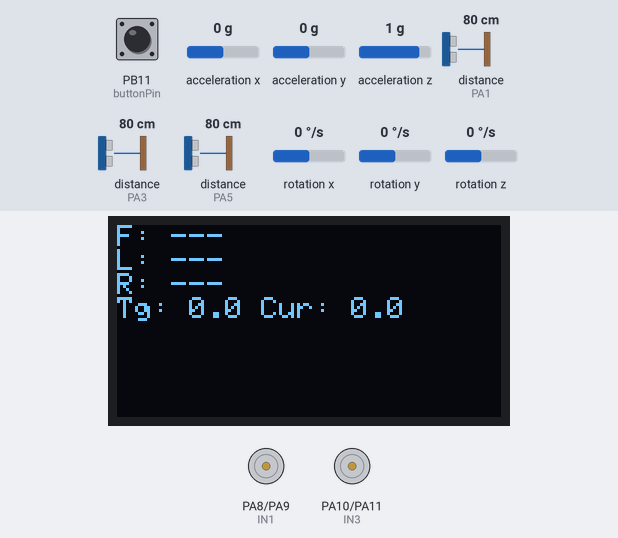
Bench run of a sketch on a simulated STM32 Blue Pill. On the bench: 128×64 one-colour display, motor-driver pin pairs drawn as motors (green arrow = first pin HIGH = forward, orange = second pin HIGH = backward, longer = more drive, scaled by the enable pin). The test bench sets the inputs (shaded band); at power-on: PB11 (buttonPin) HIGH, rotation z 0 °/s, distance to the obstacle (sensors on PA1, PA3, PA5) 80 cm, acceleration x 0 g, acceleration y 0 g, acceleration z 1 g, rotation x 0 °/s, rotation y 0 °/s. The echo pulse lasts 58.3 µs per cm.

Above: at 2.3 s.
2.4 s: PB11 (buttonPin) pulled LOW for 0.15 s
At 3.6 s:
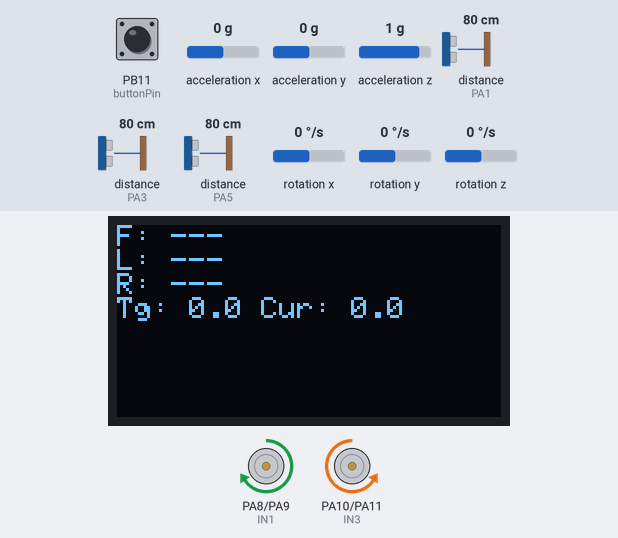
5.5 s: rotation z set to -192 °/s
At 6.6 s:
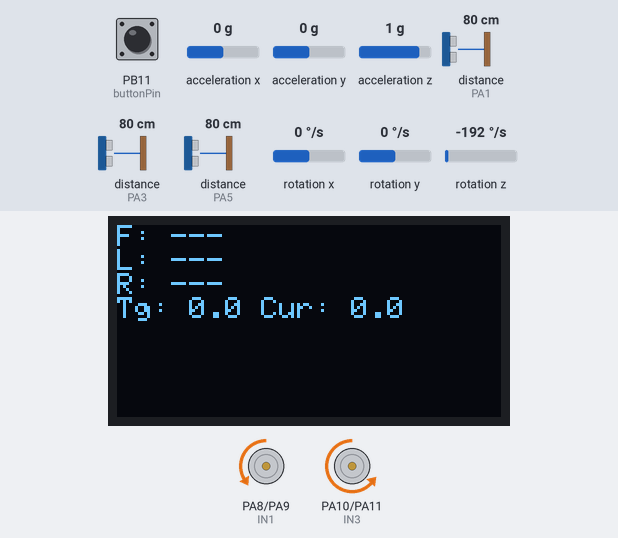
8.5 s: rotation z set to -100 °/s
At 9.77 s:
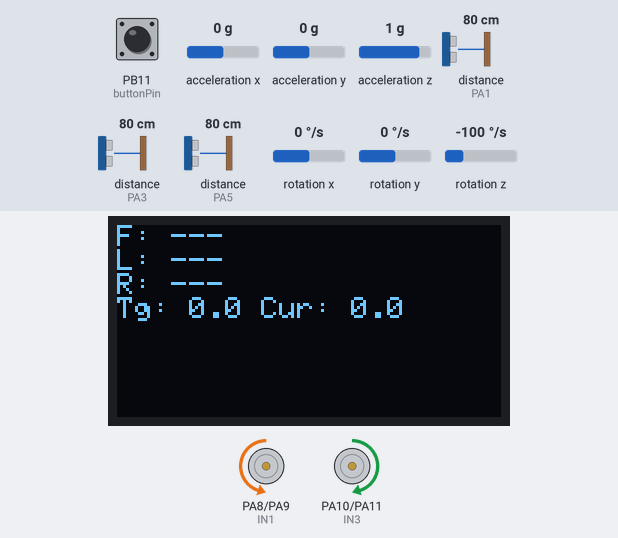
11.5 s: distance to the obstacle (sensor on PA1) set to 2 cm
At 14.3 s:
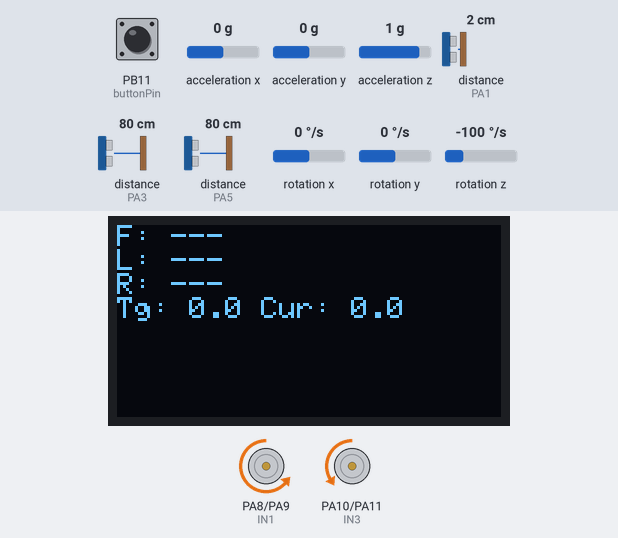
14.5 s: distance to the obstacle (sensor on PA3) set to 60 cm
17.5 s: distance to the obstacle (sensor on PA5) set to 2 cm
Timing chart, 0 to 21.5 s (numbered marks = the images above; inputs shaded):
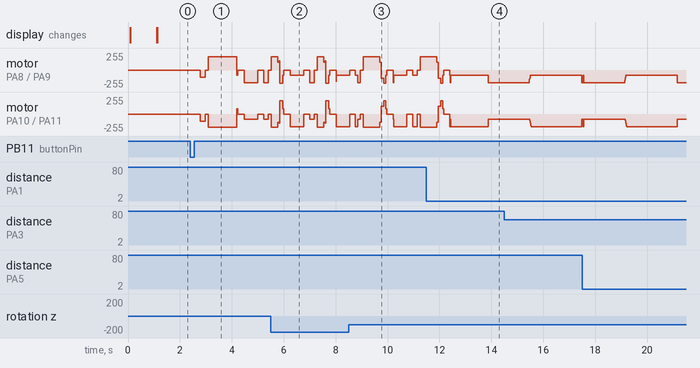

The sketch:

banket.ino
```cpp
#include <Wire.h>
#include <MPU6050_light.h>
#include <Adafruit_GFX.h>
#include <Adafruit_SSD1306.h>

// ======================== PIN CONFIGURATION ========================
// OLED
#define SCREEN_WIDTH 128
#define SCREEN_HEIGHT 64
Adafruit_SSD1306 display(SCREEN_WIDTH, SCREEN_HEIGHT, &Wire, -1);

// MPU6050
MPU6050 mpu(Wire);

// Motors
const int ENA = PB0;  const int IN1 = PA8;  const int IN2 = PA9;
const int ENB = PB1;  const int IN3 = PA10; const int IN4 = PA11;

// Ultrasonic Sensors
const int TRIG_FRONT = PA2; const int ECHO_FRONT = PA3;
const int TRIG_LEFT  = PA0; const int ECHO_LEFT  = PA1;
const int TRIG_RIGHT = PA4; const int ECHO_RIGHT = PA5;

// User Interface
const int buttonPin = PB11;

// ======================== SYSTEM PARAMETERS ========================
// Movement
int baseSpeed = 110;
int sp_speed = 198;
int maxCorrection = 80;
const int MIN_PWM = 75;

// Sensor Thresholds (cm)
const float FRONT_WALL_THRESHOLD = 17.0;
const float SIDE_OPEN_THRESHOLD = 19.0;
const float TOO_CLOSE = 2.6;
const float TARGET_DIST = 7.5;
const float WALL_DETECTION_RANGE = 12.0;

// PID Gains
float Kp = 18.5;
float Ki = 0.0;
float Kd = 4.0;

// Filtering & State
float alpha = 0.7;
float lastError = 0, integralError = 0, filteredError = 0;
float targetAngle = 0;

float histF[3], histL[3], histR[3];
float lastDistF = 999.0, lastDistL = 999.0, lastDistR = 999.0;

bool isRunning = false;
bool lastButtonState = HIGH;
unsigned long lastPIDTime = 0, lastSensorTime = 0, cooldownUntil = 0, lastDebounceTime = 0;

const int COOLDOWN_TIME = 500;
const int debounceDelay = 50;

// ======================== HELPER FUNCTIONS ========================

float normalizeAngle(float a) {
    while (a > 180.0)  a -= 360.0;
    while (a < -180.0) a += 360.0;
    return a;
}

void smartDelay(int ms) {
    unsigned long start = millis();
    while (millis() - start < ms) {
        mpu.update();
    }
}

void stopMotors() {
    analogWrite(ENA, 0);
    analogWrite(ENB, 0);
    digitalWrite(IN1, LOW); digitalWrite(IN2, LOW);
    digitalWrite(IN3, LOW); digitalWrite(IN4, LOW);
}

void drive(int targetSL, int targetSR) {
    targetSL = constrain(targetSL, -255, 255);
    targetSR = constrain(targetSR, -255, 255);
    // Left Motor
    if (targetSL >= 0) { digitalWrite(IN1, LOW);  digitalWrite(IN2, HIGH); }
    else               { digitalWrite(IN1, HIGH); digitalWrite(IN2, LOW); targetSL = -targetSL; }
    // Right Motor
    if (targetSR >= 0) { digitalWrite(IN3, LOW);  digitalWrite(IN4, HIGH); }
    else               { digitalWrite(IN3, HIGH); digitalWrite(IN4, LOW);  targetSR = -targetSR; }

    analogWrite(ENA, targetSL);
    analogWrite(ENB, targetSR);
}

// ======================== SENSOR LOGIC ========================

float getRawDistance(int trigPin, int echoPin) {
    digitalWrite(trigPin, LOW);
    delayMicroseconds(2);
    digitalWrite(trigPin, HIGH);
    delayMicroseconds(10);
    digitalWrite(trigPin, LOW);

    long duration = pulseIn(echoPin, HIGH, 5000);
    return (duration == 0) ? 999.0 : (duration * 0.0343 / 2.0);
}

// Giữ nguyên tên hàm cũ để không làm lỗi các phần khác trong code
float getFilteredDistance(int trigPin, int echoPin, float history[3]) {
    // 1. Cập nhật mảng lịch sử
    history[2] = history[1];
    history[1] = history[0];

    // 2. Đọc giá trị mới
    history[0] = getRawDistance(trigPin, echoPin);

    // 3. Trả về trung vị (Median) để lọc nhiễu
    float a = history[0], b = history[1], c = history[2];
    if ((a <= b && b <= c) || (c <= b && b <= a)) return b;
    if ((b <= a && a <= c) || (c <= a && a <= b)) return a;
    return c;
}

void refreshSensors() {
    for (int i = 0; i < 3; i++) {
        lastDistF = getFilteredDistance(TRIG_FRONT, ECHO_FRONT, histF);
        lastDistL = getFilteredDistance(TRIG_LEFT, ECHO_LEFT, histL);
        lastDistR = getFilteredDistance(TRIG_RIGHT, ECHO_RIGHT, histR);
        smartDelay(15);
    }
}

// ======================== DISPLAY ========================

void updateOLED() {
    display.clearDisplay();
    display.setTextSize(1);
    display.setCursor(0, 0);

    auto printDist = [](const char* label, float dist) {
        display.print(label);
        if (dist > 100) display.println("---");
        else { display.print(dist, 1); display.println(" cm"); }
    };

    printDist("F: ", lastDistF);
    printDist("L: ", lastDistL);
    printDist("R: ", lastDistR);

    display.print("Tg: ");  display.print(normalizeAngle(targetAngle), 1);
    display.print(" Cur: "); display.println(normalizeAngle(mpu.getAngleZ()), 1);
    display.display();
}

// ======================== MOVEMENT CONTROL ========================

void runStraight(float dt) {
    float currentAngle = mpu.getAngleZ();
    float wallAdjustment = 0.0;
    const float Kw = 1.5;

    bool hasLeftWall = (lastDistL < WALL_DETECTION_RANGE);
    bool hasRightWall = (lastDistR < WALL_DETECTION_RANGE);

    if (hasLeftWall && hasRightWall)      wallAdjustment = (lastDistR - lastDistL) * Kw;
    else if (hasLeftWall)                 wallAdjustment = (TARGET_DIST - lastDistL) * Kw;
    else if (hasRightWall)                wallAdjustment = (lastDistR - TARGET_DIST) * Kw;

    wallAdjustment = constrain(wallAdjustment, -15.0, 15.0);
    float activeTargetAngle = normalizeAngle(targetAngle + wallAdjustment);

    // PID Calculation
    float rawError = normalizeAngle(activeTargetAngle - currentAngle);
    filteredError = (alpha * rawError) + ((1.0 - alpha) * filteredError);

    integralError = constrain(integralError + (filteredError * dt), -20.0, 20.0);
    float derivative = (filteredError - lastError) / dt;
    float correction = (filteredError * Kp) + (integralError * Ki) + (derivative * Kd);

    // Proximity Safety
    if (lastDistL < TOO_CLOSE)      correction -= 35.0;
    else if (lastDistR < TOO_CLOSE) correction += 35.0;

    correction = constrain(correction, -maxCorrection, maxCorrection);

    int targetSL = baseSpeed - (int)correction;
    int targetSR = baseSpeed + (int)correction;

    // Apply Minimum PWM
    auto applyMinPWM = [](int pwm) {
        if (pwm > 0 && pwm < MIN_PWM) return MIN_PWM;
        if (pwm < 0 && pwm > -MIN_PWM) return -MIN_PWM;
        return pwm;
    };

    drive(applyMinPWM(targetSL), applyMinPWM(targetSR));
    lastError = filteredError;
}

void executeTurn(float targetTurnAngle, int sp) {
    // 1. Tối ưu PID cho việc quay (Gains thấp hơn để tránh rung)
    float t_kp = 19.5;
    float t_kd = 4.0;

    float t_lastError = 0;
    unsigned long turnStartTime = millis();
    unsigned long lastUpdateTime = millis();

    // 2. Vòng lặp quay với điều kiện dừng chặt chẽ hơn
    // Cho phép dừng khi sai số < 0.8 độ hoặc hết 1.8 giây (timeout)
    while (fabs(normalizeAngle(targetTurnAngle - mpu.getAngleZ())) >= 1.5) {
        if (millis() - turnStartTime > 1120) break;

        mpu.update();
        unsigned long now = millis();
        float dt = (now - lastUpdateTime) / 1000.0;
        if (dt < 0.005) continue; // Chạy ở tần số cao hơn để mượt
        lastUpdateTime = now;

        float error = normalizeAngle(targetTurnAngle - mpu.getAngleZ());

        // 3. Tính toán Correction
        float derivative = (error - t_lastError) / dt;
        float correction = (error * t_kp) + (derivative * t_kd);
        t_lastError = error;

        // 4. Giới hạn tốc độ quay để không bị trượt bánh
        correction = constrain(correction, -sp,sp);

        // 5. Áp dụng Deadzone (minT) để thắng ma sát
        int p = (int)correction;
        int minTurnSpeed = 120; // Tăng nhẹ để robot không bị đứng im khi error nhỏ

        auto applyTurnPWM = [&](int v) {
            if (v > 0) return max(v, minTurnSpeed);
            if (v < 0) return min(v, -minTurnSpeed);
            return 0;
        };

        drive(applyTurnPWM(p), applyTurnPWM(-p));
    }

    // 6. Phanh chủ động (Active Braking)
    // Quay ngược nhẹ một chút để triệt tiêu quán tính
    if (normalizeAngle(targetTurnAngle - mpu.getAngleZ()) > 0) drive(-80, 80);
    else drive(80, -80);
    delay(30);

    stopMotors();
    smartDelay(150); // Đợi Gyro ổn định lại

    // Cập nhật lại targetAngle mới để chạy thẳng sau khi rẽ
    targetAngle = targetTurnAngle;
    refreshSensors();
}

void turn90(bool isRight) { executeTurn(mpu.getAngleZ() + (isRight ? 90.0 : -90.0),sp_speed); }
void turn180() { executeTurn(mpu.getAngleZ() + 180.0,sp_speed); }

void moveForwardSlightly(int ms) {
  unsigned long start = millis();
  while(millis() - start < ms) {
    mpu.update();
    unsigned long currentMillis = millis();
    if (currentMillis - lastPIDTime >= 10) {
      float dt = (currentMillis - lastPIDTime) / 1000.0;
      lastPIDTime = currentMillis;
      runStraight(dt);
    }
  }
  stopMotors();
  smartDelay(100);
}

// Hàm kiểm tra kỹ xem có thực sự bị chặn 3 phía không
bool isPathBlocked() {
    int wallCountF = 0, wallCountL = 0, wallCountR = 0;
    const int CHECK_SAMPLES = 5;

    // Dừng hẳn xe để cảm biến không bị nhiễu do rung động
    stopMotors();
    smartDelay(200);

    for (int i = 0; i < CHECK_SAMPLES; i++) {
        refreshSensors(); // Cập nhật lại toàn bộ cảm biến
        if (lastDistF < FRONT_WALL_THRESHOLD) wallCountF++;
        if (lastDistL < SIDE_OPEN_THRESHOLD)  wallCountL++;
        if (lastDistR < SIDE_OPEN_THRESHOLD)  wallCountR++;
        delay(30);
    }

    // Chỉ trả về TRUE nếu đa số các lần đọc đều xác nhận có tường bao quanh
    // (Ít nhất 4/5 lần đọc báo có tường)
    return (wallCountF >= 4 && wallCountL >= 4 && wallCountR >= 4);
}

// Trả về true nếu hướng đó thực sự TRỐNG (Open) sau khi kiểm tra nhiều mẫu
bool confirmPath(int trigPin, int echoPin, float threshold) {
    int openCount = 0;
    const int SAMPLES = 5;

    stopMotors();
    smartDelay(100); // Dừng ngắn để ổn định sóng âm

    for (int i = 0; i < SAMPLES; i++) {
        // Sử dụng getRawDistance để lấy giá trị tươi nhất, không dùng history cũ
        float d = getRawDistance(trigPin, echoPin);
        if (d > threshold) openCount++;
        delay(20);
    }

    // Nếu ít nhất 4/5 lần đọc đều báo trống -> Xác nhận trống
    return (openCount >= 4);
}

// ======================== MAIN LOOPS ========================

void setup() {
    Serial.begin(115200);
    Wire.begin();

    if (!display.begin(SSD1306_SWITCHCAPVCC, 0x3C)) while (1);
    display.clearDisplay(); display.setTextColor(WHITE);
    display.setCursor(0, 0); display.println("INIT..."); display.display();

    pinMode(ENA, OUTPUT); pinMode(IN1, OUTPUT); pinMode(IN2, OUTPUT);
    pinMode(ENB, OUTPUT); pinMode(IN3, OUTPUT); pinMode(IN4, OUTPUT);
    pinMode(TRIG_FRONT, OUTPUT); pinMode(ECHO_FRONT, INPUT);
    pinMode(TRIG_LEFT, OUTPUT);  pinMode(ECHO_LEFT, INPUT);
    pinMode(TRIG_RIGHT, OUTPUT); pinMode(ECHO_RIGHT, INPUT);
    pinMode(buttonPin, INPUT_PULLUP);

    stopMotors();
    if (mpu.begin() != 0) { display.println("MPU FAIL"); display.display(); while (1); }

    display.clearDisplay(); display.println("CALIB MPU"); display.display();
    mpu.calcOffsets();
    display.clearDisplay(); display.println("READY!"); display.display();
}

void loop() {
    mpu.update();
    unsigned long now = millis();

    // Button Handling
    bool reading = digitalRead(buttonPin);
    if (reading != lastButtonState) lastDebounceTime = now;
    if ((now - lastDebounceTime) > debounceDelay && reading == LOW && !isRunning) {
        isRunning = true;
        targetAngle = mpu.getAngleZ();
        lastError = integralError = filteredError = 0;
        refreshSensors();
        lastPIDTime = lastSensorTime = millis();
    }
    lastButtonState = reading;

    if (!isRunning) {
        static unsigned long lastIdle = 0;
        if (now - lastIdle > 200) { lastIdle = now; updateOLED(); }
        return;
    }

// ======================== FULL DOUBLE-CHECK MAZE LOGIC ========================
if (now - lastSensorTime >= 20) {
    lastSensorTime = now;
    lastDistF = getFilteredDistance(TRIG_FRONT, ECHO_FRONT, histF);
    lastDistL = getFilteredDistance(TRIG_LEFT, ECHO_LEFT, histL);
    lastDistR = getFilteredDistance(TRIG_RIGHT, ECHO_RIGHT, histR);

    if (now >= cooldownUntil) {

        // --- TRƯỜNG HỢP 1: NGHI NGỜ CÓ ĐƯỜNG RẼ TRÁI ---
        if (lastDistL > SIDE_OPEN_THRESHOLD) {
            // Dừng lại kiểm tra xem có phải nhiễu không
            if (confirmPath(TRIG_LEFT, ECHO_LEFT, SIDE_OPEN_THRESHOLD)) {
                moveForwardSlightly(188);
                turn90(false); // Thực hiện rẽ trái
                cooldownUntil = millis() + COOLDOWN_TIME;
            }
        }

        // --- TRƯỜNG HỢP 2: TRƯỚC MẶT CÓ TƯỜNG (Cần rẽ phải hoặc quay đầu) ---
        else if (lastDistF <= FRONT_WALL_THRESHOLD) {
            stopMotors();
            smartDelay(150);

            // Đọc lại cảm biến F để chắc chắn không phải nhiễu
            if (getRawDistance(TRIG_FRONT, ECHO_FRONT) <= FRONT_WALL_THRESHOLD) {

                // Kiểm tra xem bên PHẢI có trống không
                if (confirmPath(TRIG_RIGHT, ECHO_RIGHT, SIDE_OPEN_THRESHOLD)) {
                    turn90(true); // Rẽ phải
                }
                // Nếu cả TRÁI và PHẢI và TRƯỚC đều kín -> QUAY ĐẦU
               else {
                if (isPathBlocked()) {    // Gọi hàm kiểm tra kỹ 5 lần
                    turn180();
                    cooldownUntil = millis() + COOLDOWN_TIME;
                } else {
                    // Nếu kiểm tra lại thấy vẫn có đường (do nhiễu), thoát ra để chạy tiếp
                    refreshSensors();
                }
               }
                    cooldownUntil = millis() + COOLDOWN_TIME;
                }
        }

        lastPIDTime = millis();
    }
}

    if (now - lastPIDTime >= 10) {
        runStraight((now - lastPIDTime) / 1000.0);
        lastPIDTime = now;
    }
}
```
